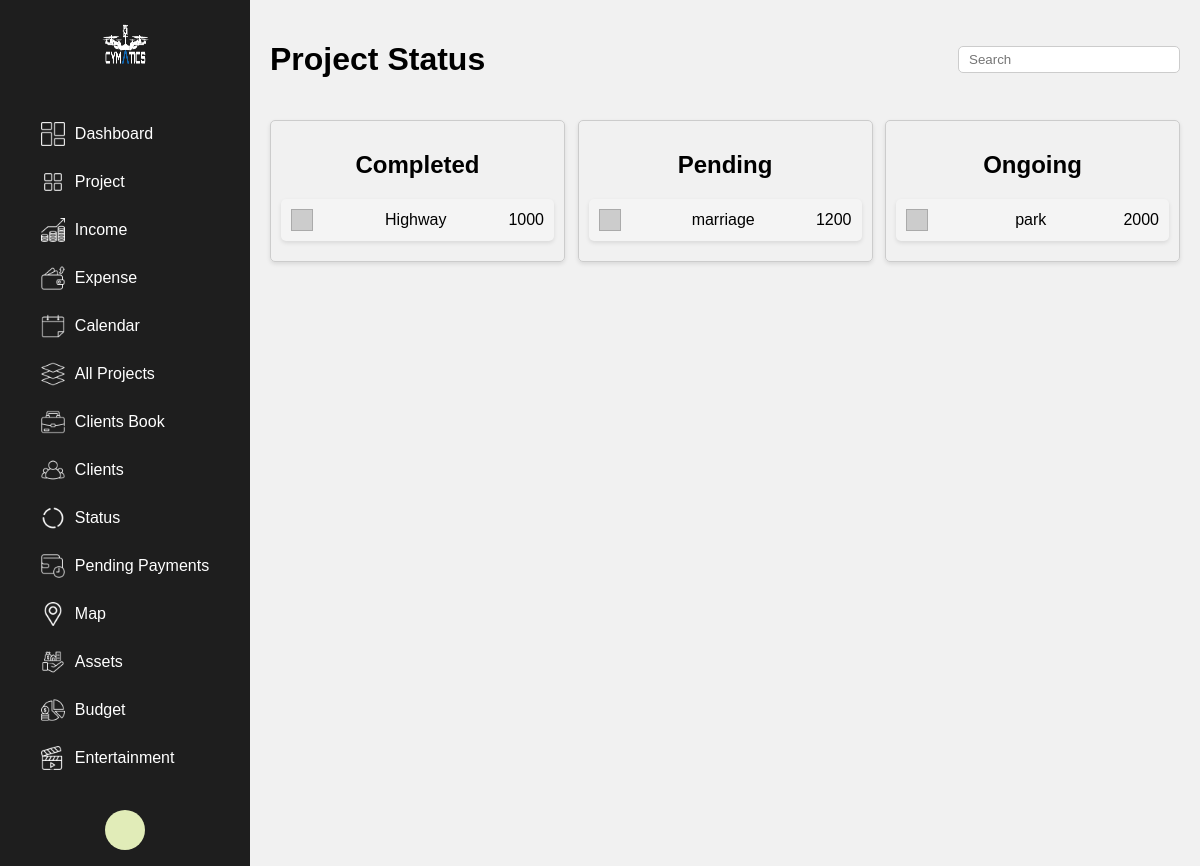
Page /status on the committed database.
### cymaticsapp/models.py (models this page shows, shortened)
class Project(models.Model):
    code = models.TextField(unique=True ,blank=True ,null=True)
    name = models.CharField(max_length=100,  blank=True)
    company = models.CharField(max_length=100, blank=True)
    type = models.CharField(max_length=50 , blank=True)
    status = models.CharField(max_length=50 ,blank=True)
    shoot_start_date = models.DateTimeField(blank=True , null=True)
    shoot_end_date = models.DateTimeField(blank=True ,null=True)
    amount = models.IntegerField(default=0)
    location = models.CharField(max_length=200 ,blank=True)
    latitude = models.FloatField(default=0.0)  # To store the latitude for the map
    longitude = models.FloatField(default=0.0)
    outsourcing = models.BooleanField(default=False)
    reference = models.TextField(blank=True)
    image = models.ImageField(upload_to='media' , blank=True)
    pending_amt = models.IntegerField(default= 0)
    received_amt = models.IntegerField(default=0)
    address = models.CharField(max_length=500,blank=True)
    map = models.CharField(max_length=200 ,blank=True)
    profit = models.IntegerField(default=0)
    rating = models.IntegerField(default=0)
    outsourcing_amt = models.IntegerField(default=0)
    out_for = models.CharField(max_length=100 , blank=True)
    out_client = models.CharField(max_length=100 ,blank=True)
    outsourcing_paid = models.BooleanField(default=False)
    client = models.ForeignKey(Client, on_delete=models.CASCADE , default=1)  # Assuming 1 is a valid Client ID

### cymaticsapp/views.py (the view, shortened to what this page needs)
# urls.py: path('status',views.status,name="status"),
def status(request):
    query = request.GET.get('q', '')
    statuses = Project.objects.values_list('status', flat = True).distinct()
    grouped_projects = {}
    for status in statuses:
        projects = Project.objects.filter(status=status)
        grouped_projects[status] = projects
    context = {
        'objs' : grouped_projects,
        'query' : query
    }
    return render(request,'status.html',context)

### templates/status.html (shortened to what this page needs)
{% load static %}
<!doctype html>
<html>
    <head>
    </head>
    <body>
        <div class="container">
          <aside class="sidebar">
            <div class="logo">
                <img src="{% static 'images/logowhite.png' %}" alt="logo" width="50" height="50">
            </div>
            <nav>
                <ul>
                    <li class="menu-item"><a href="#"><img src="{% static 'images/dashboard.png' %}" class="menu-icon"><span class="menu-text">Dashboard</span></a></li>
                    <li class="menu-item"><a href="#"><img src="{% static 'images/project.png' %}" class="menu-icon"><span class="menu-text">Project</span></a></li>
                    <li class="menu-item"><a href="#"><img src="{% static 'images/income.png' %}" class="menu-icon"><span class="menu-text">Income</span></a></li>
                    <li class="menu-item"><a href="#"><img src="{% static 'images/expenses.png' %}" class="menu-icon"><span class="menu-text">Expense</span></a></li>
                    <li class="menu-item"><a href="#"><img src="{% static 'images/calendar.png' %}" class="menu-icon"><span class="menu-text">Calendar</span></a></li>
                    <li class="menu-item"><a href="#"><img src="{% static 'images/All projects.png' %}" class="menu-icon"><span class="menu-text">All Projects</span></a></li>
                    <li class="menu-item"><a href="#"><img src="{% static 'images/clientsbook.png' %}" class="menu-icon"><span class="menu-text">Clients Book</span></a></li>
                    <li class="menu-item"><a href="#"><img src="{% static 'images/Clients.png' %}" class="menu-icon"><span class="menu-text">Clients</span></a></li>
                    <li class="menu-item"><a href="#"><img src="{% static 'images/status.png' %}" class="menu-icon"><span class="menu-text">Status</span></a></li>
                    <li class="menu-item active"><a href="#"><img src="{% static 'images/pending.png' %}" class="menu-icon"><span class="menu-text">Pending Payments</span></a></li>
                    <li class="menu-item"><a href="#"><img src="{% static 'images/map.png' %}" class="menu-icon"><span class="menu-text">Map</span></a></li>
                    <li class="menu-item"><a href="#"><img src="{% static 'images/Assets.png' %}" class="menu-icon"><span class="menu-text">Assets</span></a></li>
                    <li class="menu-item"><a href="#"><img src="{% static 'images/budget.png' %}" class="menu-icon"><span class="menu-text">Budget</span></a></li>
                    <li class="menu-item"><a href="#"><img src="{% static 'images/Entertainment.png' %}" class="menu-icon"><span class="menu-text">Entertainment</span></a></li>
                </ul>
            </nav>
            <div class="profile-section" id="profileMenu">
              <div class="user-icon" id="userIcon">
            </div>
            </div>
        </aside>
    <main class="main-content">
    <div class="header">
    <h1>Project Status</h1>
    <form method="get" action="{% url 'status' %}">
        <input type="text" name="q" class="search-bar" placeholder="Search" value="{{ query }}">
    </form>
</div>
    <div class="status-grid">
            {% for status , projects in objs.items %}
            <div class="status-column" >
            <h2>{{ status }}</h2>
                {% for project in projects %}
                <div class="project-card" onclick="moveToProjectPage('{{ project.code }}')" style="cursor: pointer;">
                    <div class="project-box"></div>
                    <span>{{ project.name }}</span> <span>{{ project.amount }}</span>
                  </div>
                {% endfor %}
            </div>
            {% endfor %}
      </div>
        </main>
    </body>
</html>

### templates/status.html (style rules this page uses)
.user-icon { display: inline-flex; align-items: center; justify-content: center; background-color: #ddd; border-radius: 50%; width: 40px; height: 40px; font-size: 18px; color: #0e0e0e; background-color: #e1ecb8; }
body { font-family: Arial, sans-serif; margin: 0; padding: 0; display: flex; height: 100vh; flex-direction: column; }
.container { display: flex; width: 100%; flex-grow: 1; }
.sidebar { background-color: #1e1e1e; color: white; width: 250px; display: flex; flex-direction: column; justify-content: flex-start; align-items: center; transition: width 0.3s; position: relative; }
.sidebar .logo { padding: 20px; text-align: center; }
.sidebar nav ul { list-style: none; padding: 0; width: 100%; text-align: center; }
.sidebar nav ul li { padding: 12px 20px; cursor: pointer; transition: background-color 0.3s, border-left 0.3s; display: flex; justify-content: flex-start; align-items: center; }
.sidebar nav ul li a { display: flex; align-items: center; text-decoration: none; color: white; width: 100%; font-family: Arial, sans-serif; }
.menu-icon { margin-right: 10px; width: 24px; height: 24px; }
.menu-text { transition: opacity 0.3s, visibility 0.3s; font-family: Arial, sans-serif; }
.main-content { flex-grow: 1; background-color: #f1f1f1; padding: 20px; position: relative; }
.profile-section { position: relative; padding: 12px 20px; cursor: pointer; transition: background-color 0.3s, border-left 0.3s; }
.header { display: flex; justify-content: space-between; align-items: center; margin-bottom: 20px; }
.search-bar { width: 200px; padding: 5px 10px; border: 1px solid #ccc; border-radius: 5px; }
.status-grid { display: flex; justify-content: space-between; }
.status-column { width: 30%; border: 1px solid #ccc; border-radius: 5px; padding: 10px; box-shadow: 0 2px 4px rgba(0, 0, 0, 0.1); }
.status-column h2 { text-align: center; margin-bottom: 20px; }
.project-card { background-color: #f4f4f4; padding: 10px; margin-bottom: 10px; display: flex; align-items: center; justify-content: space-between; border-radius: 5px; box-shadow: 0 2px 4px rgba(0, 0, 0, 0.1); }
.project-box { width: 20px; height: 20px; background-color: #ccc; margin-right: 10px; border: 1px solid #aaa; }
.project-card span { font-weight: Medium; }

### rows in the picture
Project: name "Highway", amount "1000"
Project: name "marriage", amount "1200"
Project: name "park", amount "2000"

### other values in the picture
{{ status }} "Completed" "Pending" "Ongoing"
